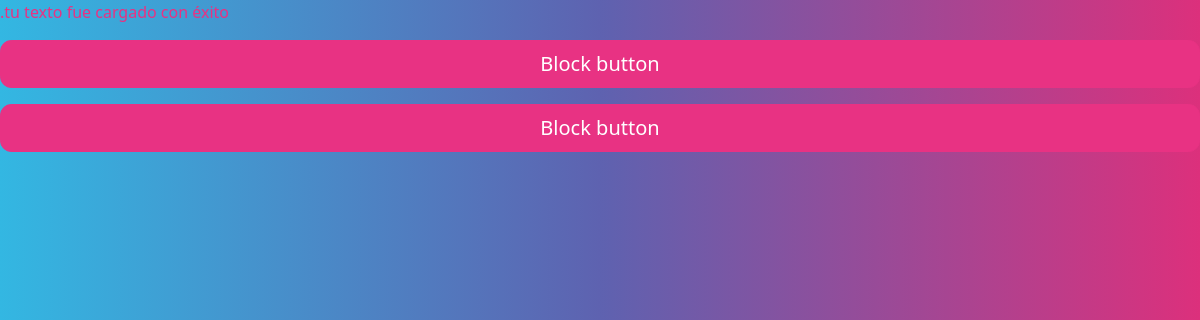
Page /mostrar-detalles/ on the earlier database version.
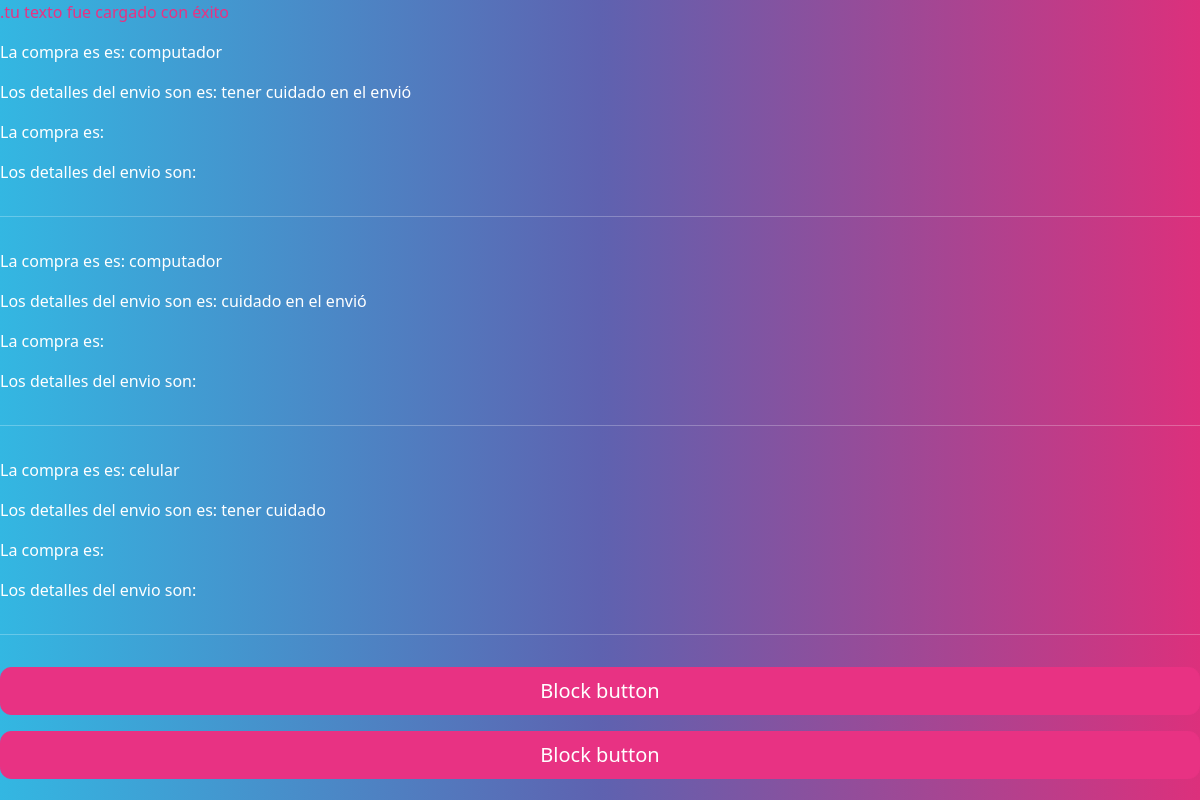
Same page on the later database version.
### formulario/models.py (models this page shows, shortened)
class detallar (models.Model):
    compra=models.CharField(max_length=100, verbose_name="compra")
    detalles_envio=models.TextField(verbose_name="Mensaje")

### formulario/views.py (the view)
# urls.py: path("mostrar-detalles/", mostrar_detalles, name="mostrar_detalles")]
def mostrar_detalles(request):
    base_datos= detallar.objects.all()
    http_response = render(
        request=request,
        template_name='listados/detalle.html',
        context={'listados':base_datos} )
    return http_response

### formulario/templates/listados/detalle.html
{% extends "base.html" %}
{% block contenido %}
<p class="text-primary">.tu texto fue cargado con éxito</p>
{% for objeto in listados%}
        <p>La compra es  es: {{ objeto.compra }} </p>
        <p>Los detalles del envio son es: {{ objeto.detalles_envio}} </p>
            <p>La compra  es:  </p>
            <p>Los detalles del envio son:  </p>
        <hr>
    {% endfor %}
{% endblock contenido %}

Differences in the rows shown:
added detallar: compra "computador", detalles_envio "tener cuidado en el envió"
added detallar: compra "computador", detalles_envio "cuidado en el envió"
added detallar: compra "celular", detalles_envio "tener cuidado"
